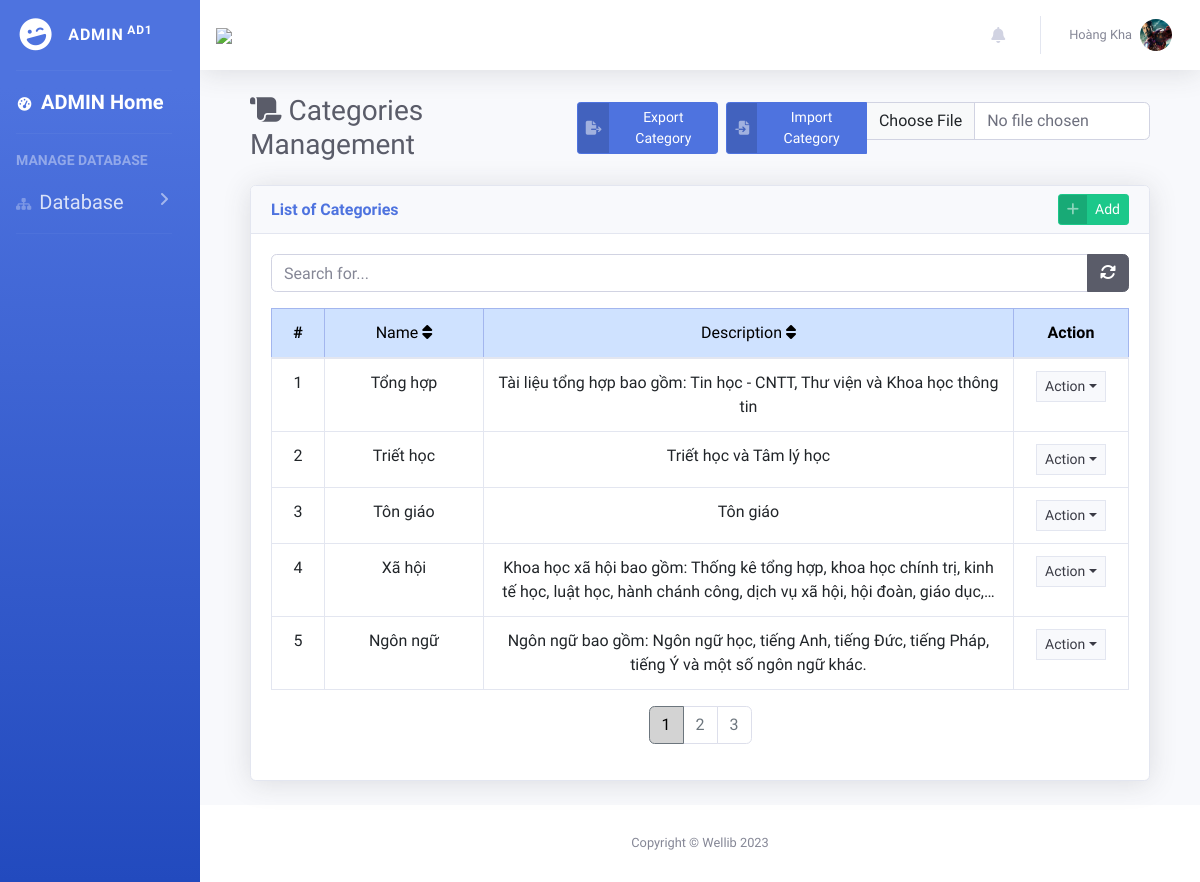
Screenshot of /category/id (signed in) with the database file from the repository.
### ad/models.py (models this page shows, shortened)
class Profile(models.Model):
    user = models.OneToOneField(User, on_delete=models.CASCADE)
    first_name = models.CharField(max_length=255, blank=False, null= False)
    last_name = models.CharField(max_length=255, blank=False, null= False)
    email = models.EmailField(max_length=255, blank=False, null= False)
    identity = models.CharField(max_length=9, blank=False, null= False)
    phone = models.CharField(max_length=15, blank=True)
    date_of_birth = models.DateField(default= timezone.now, blank=True)
    sex = models.CharField(max_length=2, choices=(('1','MALE'), ('2', 'FEMALE')), blank=True)
    profile_img = models.ImageField(upload_to=('images/avatars/'),default=('images/avatars/default.jpg'))
    first_time = models.BooleanField(null=False, default=True)
    bio = models.CharField(null=True, max_length=255, default="Edit profile for more.")
    date_joined = models.DateField(null=True, default=timezone.now)
    class ROLE(models.TextChoices):
        ADMIN = "ADMIN", "Admin"
        READER = "READER", "Reader"
        LIBRARIAN = "LIBRARIAN", "Librarian"
    role = models.CharField(max_length=20, choices=ROLE.choices, default = ROLE.READER)

class Category(models.Model):
    name = models.CharField(blank=False, null=False, max_length=500)
    description = models.TextField(blank=False, null=False, max_length=500)
    date_added = models.DateTimeField(null=False, default=timezone.now)
    image = models.ImageField(null=False, blank=False, upload_to="images/category/")

### ad/views.py (the view)
# urls.py: path('category/<str:order>', views.category, name = 'category'),
@login_required
def category(request, order = 'id'):
    context = context_data()
    context['page_title'] = 'Categories'
    category = models.Category.objects.all().order_by(order)
    context["category"] = category
    return render(request, 'ad/category.html', context)

### ad/templatetags/my_tags.py (called while the page is built)
@register.filter
def book_requests(i):
    return models.BookRequest.objects.all().filter(status = '1').order_by('date_added')

@register.filter
def reader_requests(i):
    return models.ReaderRequest.objects.all().filter(status = '1').order_by('date_added')

@register.filter
def adnoti(i):
    return models.BookRequest.objects.all().filter(status = '1').count() + models.ReaderRequest.objects.all().filter(status = '1').count()

### ad/views.py (called while the page is built)
def context_data():
    context = {
        "page_title": "",
        "system_name": "Wellib",
    }
    return context

### templates/ad/category.html (shortened to what this page needs)
{% extends 'ad/base.html' %}
{% load my_tags %}
{% block Page_content %}
<div class="d-sm-flex align-items-center justify-content-between mb-4">
	<h1 class="h3 mb-0 text-gray-800 "><i class="fa-solid fa-scroll"></i> Categories Management</h1>
	<div class="d-flex">
		<a href="{% url 'export_category'%}" class="btn btn-sm btn-primary btn-icon-split mr-2" type="button">
			<span class="icon text-white-50 d-flex align-items-center">
			<i class="fa-solid fa-file-export"></i>
			</span>
			<span class="text d-flex align-items-center">Export Category</span>
		</a>
		<form action="{% url 'import_category'%}" method="post" enctype="multipart/form-data">
			<div class="input-group" style="display: flex; flex-wrap: nowrap;">
				<button id="activateButton" class="btn btn-sm btn-primary btn-icon-split hover-none" type="button">
					<span class="icon text-white-50 d-flex align-items-center">
					<i class="fa-solid fa-file-import"></i>
					</span>
					<span class="text d-flex align-items-center">Import Category</span>
				</button>
				<input type="file" name="csv_file" class="form-control" style="width: 300px;" required>
			</div>
		</form>
	</div>
</div>
<div class="card shadow mb-4">
	<div class="card-header py-2 d-flex justify-content-between">
		<div class="m-0 font-weight-bold text-primary d-flex align-items-center">List of Categories</div>
		<a href="{% url 'manage_category'%}" class="btn btn-sm btn-success btn-icon-split" type="button">
			<span class="icon text-white-50">
			<i class="fas fa-plus"></i>
		</span>
		<span class="text">Add</span>
		</a>
	</div>
	<div class="card-body">
      <div class="input-group input-group mb-3">
         <input type="text" onkeyup="searchFunction()" class="form-control" id="search" placeholder="Search for...">
         <a href="" class="btn btn-dark"><i class="fas fa-sync-alt"></i></a>
      </div>
      <table class="table table-bordered table-sm-mt-4" style="text-align: center;">
         <colcategory>
            <col width="5%"/>
            <col width="15%"/>
            <col width="50%"/>
            <col width="10%"/>
         </colcategory>
         <thead class="table-primary">
            <tr id="chk-th">
               <th class="text-center" scope="col">#</th>
               <th class="text-center" scope="col"><a href="{% url 'category' 'name'%}">Name <i class="fa-solid fa-sort"></i></a></th>
               <th class="text-center" scope="col"><a href="{% url 'category' 'description'%}">Description <i class="fa-solid fa-sort"></i></a></th>
               <th class="text-center" class="text-center">Action</th>
            </tr>
         </thead>
         <tbody id="myTable">
            {% if category %}
            {% for cat in category %}
            <tr>
               <td class="text-center">{{ forloop.counter }}</td>
               <td class="text-center">{{ cat.name }}</td>
               <td class="text-center">
                  <p class="m-0 trunste-1">{{cat.description}}</p>
               </td>
               <td class="text-center">
                  <div class="dropdown">
                     <button class="btn btn-light btn-sm rounded-0 border dropdown-toggle" type="button" id="{{ cat.id }}" data-bs-toggle="dropdown" aria-expanded="false">Action</button>
                  </div>
               </td>
            </tr>
            {% endfor %}
            {% endif %}
         </tbody>
      </table>
      <ul id="pagination" class="pagination justify-content-center"></ul>
	</div>
</div>
{% endblock %}

### templates/ad/base.html (shortened to what this page needs)
{% load static %}
{% load my_tags %}
<!DOCTYPE html>
<html lang="en">
<head>
    <link href="https://cdn.jsdelivr.net/npm/bootstrap@5.3.0/dist/css/bootstrap.min.css" rel="stylesheet">
    <link rel="stylesheet" href="https://cdnjs.cloudflare.com/ajax/libs/bootstrap-select/1.14.0-beta2/css/bootstrap-select.min.css" />
    <link rel="stylesheet" href="https://cdnjs.cloudflare.com/ajax/libs/font-awesome/6.1.1/css/all.min.css"/>
    <link href="{% static 'css/sb-admin-2.min.css'%}" rel="stylesheet">
    <link rel="stylesheet" href="{% static 'css/styles.css' %}"/>
    <link rel="stylesheet" href="{% static 'css/jquery.toast.css' %}"/>
</head>
{% if request.user.is_authenticated %}
<body id="page-top">
    <div id="wrapper">
        <ul class="navbar-nav bg-gradient-primary sidebar sidebar-dark accordion col-xl-2" id="accordionSidebar">
            <a class="sidebar-brand d-flex align-items-center justify-content-center" href="{% if request.user.profile.role == "ADMIN"%}{% url 'adhome'%}{% else %}{% url 'libhome'%}{% endif %}">
                <div class="sidebar-brand-icon rotate-n-15">
                    <i class="fas fa-laugh-wink"></i>
                </div>
                <div class="sidebar-brand-text mx-3">{{request.user.profile.role}}<sup> {{request.user.profile.identity}}</sup></div>
            </a>
            <hr class="sidebar-divider my-0">
            {% if request.user.profile.role == "ADMIN" %}
            <li class="nav-item active">
              <a class="nav-link" href="{% url 'adhome' %}">
                  <i class="fas fa-fw fa-tachometer-alt"></i>
                  <span class="fs-5 text-center">ADMIN Home</span></a>
            </li>
            <hr class="sidebar-divider">
            <div class="sidebar-heading" style="font-size: 14px;">
                Manage Database
            </div>
            <li class="nav-item">
                <a class="nav-link collapsed" style="width: 100% !important;" href="#" data-toggle="collapse" data-target="#collapseTwo"
                    aria-expanded="true" aria-controls="collapseTwo">
                    <i class="fa-solid fa-sitemap"></i>
                    <span class="fs-5">Database</span>
                </a>
            </li>
            {% endif %}
            <hr class="sidebar-divider">
        </ul>
        <div id="content-wrapper" class="d-flex flex-column">
            <div id="content">
                <nav class="navbar navbar-expand navbar-light bg-white topbar mb-4 static-top shadow">
                    <div class="d-none d-sm-inline-block mr-auto">
                            <img style="width: 250px;" src="{% static 'images/wellib.png' %}">
                    </div>
                    <ul class="navbar-nav ml-auto">
                        <li class="nav-item dropdown no-arrow mx-1">
                            <a class="nav-link dropdown-toggle" href="#" id="alertsDropdown" role="button"
                                data-toggle="dropdown" aria-haspopup="true" aria-expanded="false">
                                <i class="fas fa-bell fa-fw"></i>
                            </a>
                        </li>
                        <li class="nav-item dropdown no-arrow">
                            <a class="nav-link dropdown-toggle" href="#" id="userDropdown" role="button"
                                data-toggle="dropdown" aria-haspopup="true" aria-expanded="false">
                                <span class="mr-2 d-none d-lg-inline text-gray-600 small">{{request.user.profile.last_name}}</span>
                                <img class="img-profile rounded-circle" src="{{request.user.profile.profile_img.url}}" style="object-fit: cover;">
                            </a>
                        </li>
                    </ul>
                </nav>
                <div class="container-fluid" style="padding: 0 5% !important;">
                    {% block Page_content %}{% endblock Page_content %}
                </div>
            </div>
            <footer class="sticky-footer bg-white">
                <div class="container my-auto">
                    <div class="copyright text-center my-auto">
                        <span>Copyright &copy; Wellib 2023</span>
                    </div>
                </div>
            </footer>
        </div>
    </div>
    {% else %}
    {% block authentication %}{% endblock authentication %}
    {% endif %}
</body>
</html>

### static/css/styles.css (style rules this page uses)
.input-group .form-control { z-index: 1 !important; }

### templates/ad/category.html (style rules this page uses)
a { text-decoration:none; color: black; font-weight: 500; }

### rows the page displays
Category: name "Tổng hợp", description "Tài liệu tổng hợp bao gồm: Tin học - CNTT, Thư viện và Khoa học thông tin"
Category: name "Triết học", description "Triết học và Tâm lý học"
Category: name "Tôn giáo", description "Tôn giáo"
Category: name "Xã hội", description "Khoa học xã hội bao gồm: Thống kê tổng hợp, khoa học chính trị, kinh tế học, luật học, hành chánh công, dịch vụ xã hội, hội đoàn, giáo dục,…"
Category: name "Ngôn ngữ", description "Ngôn ngữ bao gồm: Ngôn ngữ học, tiếng Anh, tiếng Đức, tiếng Pháp, tiếng Ý và một số ngôn ngữ khác."

### other values shown
{{ request.user.profile.role }} "ADMIN"
{{ request.user.profile.identity }} "AD1"
{{ request.user.profile.last_name }} "Hoàng Kha"
